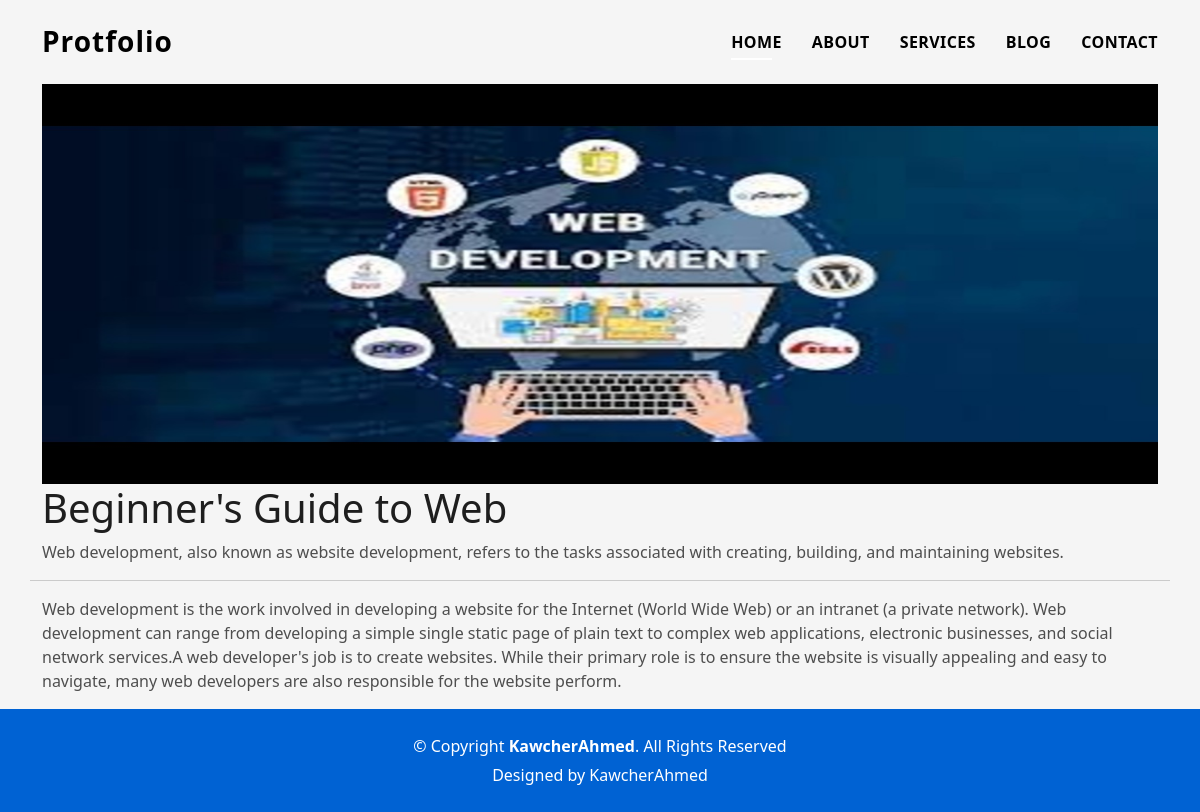
/2, run on the app's committed database.
### store/models.py (models this page shows, shortened)
class Service(models.Model):
    image = models.ImageField(upload_to='service_media/')
    category = models.ForeignKey("Category", on_delete=models.CASCADE, default= None)
    title = models.CharField(max_length=100)
    discription = models.CharField(max_length= 250)
    lon_discription = models.CharField(max_length=500, default= 0)
    ordering = models.IntegerField(blank=True, null= True)

### store/views.py (the view)
# urls.py: path('<int:pk>', details_page, name= 'details_page')
def details_page(request, pk):
    obj = get_object_or_404(Service, pk = pk)
    context={
       'obj' : obj
    }
    return render(request, 'details.html', context)

### store/templates/details.html (shortened to what this page needs)
{% extends 'base.html' %}
{% block content %}
<div class="container">
    <div class="row">
        <img src="{{ obj.image.url }}" alt=""height = "400px" width="800px">
        <h1>{{ obj.title }}</h1>
        <p>{{ obj.discription }}</p>
<hr>
        <p>{{ obj.lon_discription }}</p>
        </div>
    </div>
{% endblock content %}

### store/static/css/style.css (style rules this page uses)
body { background-color: #f5f5f5; color: #4e4e4e; padding: 0; margin: 0; }
h1, h2, h3, h4, h5, h6 { color: #1e1e1e; }

### data on the page
Service: image (picture), title "Beginner's Guide to Web", discription "Web development, also known as website development, refers to the tasks associated with creating, building, and maintaining websites.", lon_discription "Web development is the work involved in developing a website for the Internet (World Wide Web) or an intranet (a private network). Web development can range from developing a simple single static page of plain text to complex web applications, electronic businesses, and social network services.A web developer's job is to create websites. While their primary role is to ensure the website is visually appealing and easy to navigate, many web developers are also responsible for the website perform."
